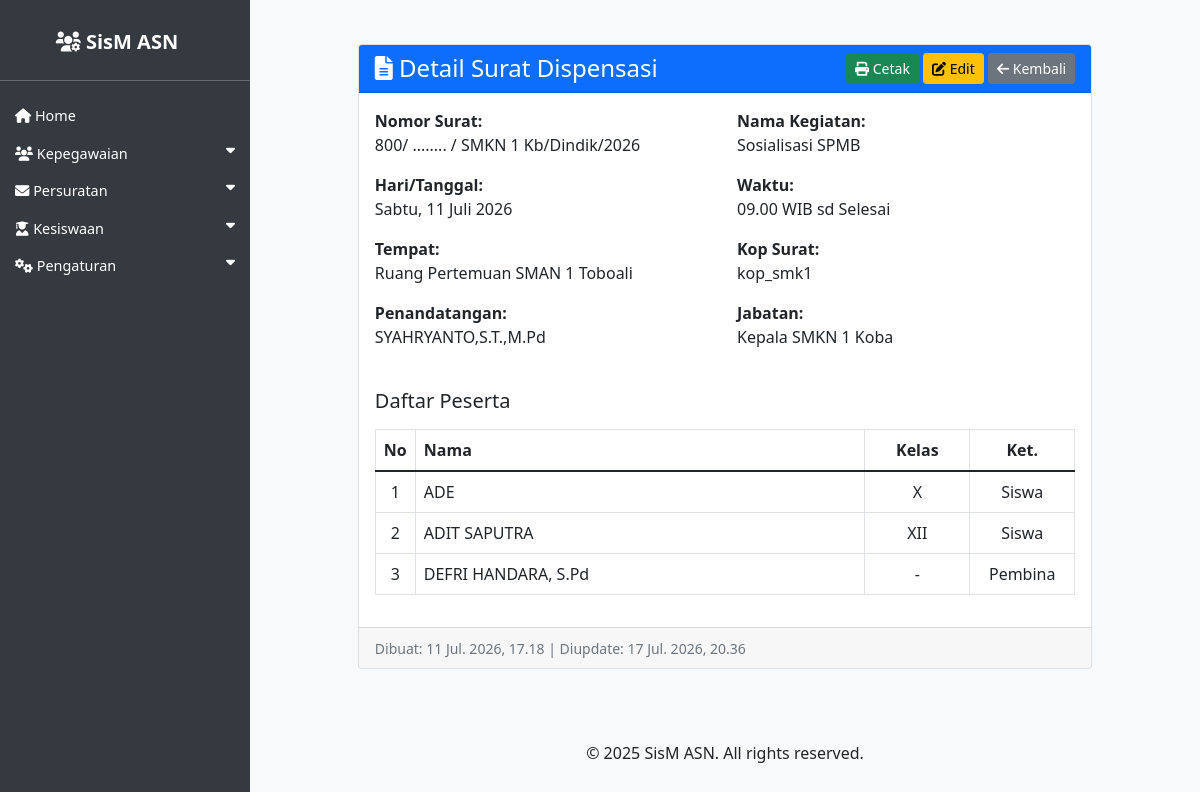
Page /asn/surat_dispensasi/3/ on the committed database.
### asn_app/models.py (models this page shows, shortened)
class SuratDispensasi(models.Model):
    nomor_surat = models.CharField(max_length=100, verbose_name='Nomor Surat')
    nama_kegiatan = models.CharField(max_length=200, verbose_name='Nama Kegiatan')
    tanggal_awal = models.DateField(verbose_name='Tanggal Awal')
    tanggal_akhir = models.DateField(verbose_name='Tanggal Akhir', null=True, blank=True)
    waktu = models.CharField(max_length=100, verbose_name='Waktu', help_text='cth: 10.00 Wita - Selesai')
    tempat = models.CharField(max_length=200, verbose_name='Tempat')
    tempat_ditetapkan = models.CharField(max_length=100, blank=True, null=True, verbose_name='Tempat Ditetapkan')
    tanggal_ditetapkan = models.DateField(blank=True, null=True, verbose_name='Tanggal Ditetapkan')
    penandatangan = models.ForeignKey(ASN, on_delete=models.SET_NULL, null=True, blank=True, related_name='surat_dispensasi_penandatangan', verbose_name='Kepala Sekolah (Penandatangan)')
    kop_surat = models.ForeignKey(KopSurat, on_delete=models.SET_NULL, null=True, blank=True, verbose_name='Kop Surat')
    created_at = models.DateTimeField(auto_now_add=True)
    updated_at = models.DateTimeField(auto_now=True)
    class Meta:
        verbose_name_plural = "Surat Dispensasi"
        ordering = ['-created_at']
    def hari_tanggal_display(self):
        from .templatetags.indonesian_date_tags import INDONESIAN_MONTHS_FULL, INDONESIAN_DAYS_FULL
        if not self.tanggal_awal:
            return '-'
        awal = self.tanggal_awal
        hari_awal = INDONESIAN_DAYS_FULL[awal.weekday()]
        bulan_awal = INDONESIAN_MONTHS_FULL[awal.month]
        tgl_awal = f"{hari_awal}, {awal.day} {bulan_awal} {awal.year}"
        return tgl_awal

class KopSurat(models.Model):
    nama = models.CharField(max_length=100, verbose_name='Nama Kop Surat')
    gambar = models.ImageField(upload_to='kop_surat/', verbose_name='Gambar Kop Surat')
    deskripsi = models.TextField(blank=True, null=True, verbose_name='Deskripsi')
    created_at = models.DateTimeField(auto_now_add=True)
    updated_at = models.DateTimeField(auto_now=True)

class ASN(models.Model):
    JENIS_KELAMIN_CHOICES = [
        ('L', 'Laki-laki'),
        ('P', 'Perempuan'),
    ]
    AGAMA_CHOICES = [
        ('ISLAM', 'Islam'),
        ('KRISTEN', 'Kristen'),
        ('KATOLIK', 'Katolik'),
        ('HINDU', 'Hindu'),
        ('BUDDHA', 'Buddha'),
        ('KONGHUCU', 'Konghucu'),
    ]
    nip = models.CharField(max_length=18, unique=True, null=True, blank=True)
    nama = models.CharField(max_length=100)
    tempat_lahir = models.CharField(max_length=50)
    tanggal_lahir = models.DateField()
    jenis_kelamin = models.CharField(max_length=1, choices=JENIS_KELAMIN_CHOICES)
    agama = models.CharField(max_length=10, choices=AGAMA_CHOICES)
    alamat = models.TextField()
    email = models.EmailField()
    telepon = models.CharField(max_length=15)
    jabatan = models.CharField(max_length=100)
    pangkat = models.CharField(max_length=50, null=True, blank=True)
    golongan = models.CharField(max_length=5, null=True, blank=True)
    nama_istri_suami = models.CharField(max_length=100, blank=True, null=True, verbose_name='Nama Istri/Suami')
    unit_kerja = models.CharField(max_length=100)
    foto = models.ImageField(upload_to='asn_fotos/', blank=True, null=True)
    pendidikan_terakhir = models.CharField(max_length=255, blank=True, verbose_name='Pendidikan Terakhir')
    tmt_pangkat = models.DateField(null=True, blank=True, verbose_name='TMT Pangkat')
    tmt_cpns = models.DateField(null=True, blank=True, verbose_name='TMT CPNS')
    tmt_jabatan = models.DateField(null=True, blank=True, verbose_name='TMT Jabatan')
    created_at = models.DateTimeField(auto_now_add=True)
    updated_at = models.DateTimeField(auto_now=True)

class PesertaDispensasi(models.Model):
    KET_CHOICES = [
        ('Siswa', 'Siswa'),
        ('Pembina', 'Pembina'),
    ]
    surat = models.ForeignKey(SuratDispensasi, on_delete=models.CASCADE, related_name='peserta_dispensasi')
    siswa = models.ForeignKey(Siswa, on_delete=models.SET_NULL, null=True, blank=True, verbose_name='Siswa')
    guru = models.ForeignKey(ASN, on_delete=models.SET_NULL, null=True, blank=True, verbose_name='Guru/Pembina')
    ket = models.CharField(max_length=20, choices=KET_CHOICES, default='Siswa', verbose_name='Keterangan')
    class Meta:
        ordering = ['id']
    @property
    def nama(self):
        if self.siswa:
            return self.siswa.nama
        elif self.guru:
            return self.guru.nama
        return '-'
    @property
    def kelas(self):
        if self.siswa:
            return self.siswa.kelas or '-'
        return '-'

class Siswa(models.Model):
    STATUS_CHOICES = [
        ('Aktif', 'Aktif'),
        ('Lulus', 'Lulus'),
        ('Keluar', 'Keluar'),
        ('DO', 'DO'),
    ]
    nama = models.CharField(max_length=100, null=True, blank=True)
    nis = models.CharField(max_length=20, null=True, blank=True)
    kelas = models.CharField(max_length=20)
    jurusan = models.CharField(max_length=50, null=True, blank=True)
    alamat = models.TextField(null=True, blank=True)
    no_hp = models.CharField(max_length=15, blank=True, null=True)
    nama_orang_tua = models.CharField(max_length=100, blank=True, null=True, verbose_name='Nama Orang Tua')
    foto = models.ImageField(upload_to='siswa_fotos/', blank=True, null=True)
    status = models.CharField(max_length=20, choices=STATUS_CHOICES, default='Aktif')

### asn_app/views.py (the view)
# urls.py: path('surat_dispensasi/<int:pk>/', views.surat_dispensasi_detail, name='surat_dispensasi_detail'),
def surat_dispensasi_detail(request, pk):
    surat = get_object_or_404(SuratDispensasi, pk=pk)
    return render(request, 'asn_app/surat_dispensasi_detail.html', {'surat': surat})

### asn_app/templates/asn_app/surat_dispensasi_detail.html (shortened to what this page needs)
{% extends 'asn_app/base.html' %}
{% load i18n %}
{% block content %}
<div class="container mt-4">
    <div class="row">
        <div class="col-lg-10 mx-auto">
            <div class="card">
                <div class="card-header bg-primary text-white">
                    <div class="d-flex justify-content-between align-items-center">
                        <h4 class="card-title mb-0">
                            <i class="fas fa-file-alt"></i> Detail Surat Dispensasi
                        </h4>
                        <div>
                            <a href="{% url 'surat_dispensasi_export_pdf' surat.pk %}" class="btn btn-success btn-sm" target="_blank">
                                <i class="fas fa-print"></i> Cetak
                            </a>
                            <a href="{% url 'surat_dispensasi_update' surat.pk %}" class="btn btn-warning btn-sm">
                                <i class="fas fa-edit"></i> Edit
                            </a>
                            <a href="{% url 'surat_dispensasi_list' %}" class="btn btn-secondary btn-sm">
                                <i class="fas fa-arrow-left"></i> Kembali
                            </a>
                        </div>
                    </div>
                </div>
                <div class="card-body">
                    <div class="row">
                        <div class="col-sm-6 mb-3">
                            <strong>Nomor Surat:</strong><br>
                            {{ surat.nomor_surat }}
                        </div>
                        <div class="col-sm-6 mb-3">
                            <strong>Nama Kegiatan:</strong><br>
                            {{ surat.nama_kegiatan }}
                        </div>
                        <div class="col-sm-6 mb-3">
                            <strong>Hari/Tanggal:</strong><br>
                            {{ surat.hari_tanggal_display }}
                        </div>
                        <div class="col-sm-6 mb-3">
                            <strong>Waktu:</strong><br>
                            {{ surat.waktu }}
                        </div>
                        <div class="col-sm-6 mb-3">
                            <strong>Tempat:</strong><br>
                            {{ surat.tempat }}
                        </div>
                        <div class="col-sm-6 mb-3">
                            <strong>Kop Surat:</strong><br>
                            {% if surat.kop_surat %}{{ surat.kop_surat.nama }}{% else %}-{% endif %}
                        </div>
                        <div class="col-sm-6 mb-3">
                            <strong>Penandatangan:</strong><br>
                            {% if surat.penandatangan %}{{ surat.penandatangan.nama }}{% else %}-{% endif %}
                        </div>
                        <div class="col-sm-6 mb-3">
                            <strong>Jabatan:</strong><br>
                            {% if surat.penandatangan %}{{ surat.penandatangan.jabatan }}{% else %}-{% endif %}
                        </div>
                    </div>
                    <h5 class="mt-4 mb-3">Daftar Peserta</h5>
                    {% if surat.peserta_dispensasi.all %}
                    <div class="table-responsive">
                        <table class="table table-bordered">
                            <thead>
                                <tr>
                                    <th class="text-center" style="width: 5%;">No</th>
                                    <th>Nama</th>
                                    <th class="text-center" style="width: 15%;">Kelas</th>
                                    <th class="text-center" style="width: 15%;">Ket.</th>
                                </tr>
                            </thead>
                            <tbody>
                                {% for peserta in surat.peserta_dispensasi.all %}
                                <tr>
                                    <td class="text-center">{{ forloop.counter }}</td>
                                    <td>{% if peserta.ket == 'Siswa' %}{{ peserta.nama|upper }}{% else %}{{ peserta.nama }}{% endif %}</td>
                                    <td class="text-center">{{ peserta.kelas }}</td>
                                    <td class="text-center">{{ peserta.ket }}</td>
                                </tr>
                                {% endfor %}
                            </tbody>
                        </table>
                    </div>
                    {% else %}
                        <p class="text-muted">Belum ada peserta.</p>
                    {% endif %}
                </div>
                <div class="card-footer text-muted">
                    <small>
                        Dibuat: {{ surat.created_at }} |
                        Diupdate: {{ surat.updated_at }}
                    </small>
                </div>
            </div>
        </div>
    </div>
</div>
{% endblock %}

### asn_app/templates/asn_app/base.html (style rules this page uses)
body { display: flex; min-height: 100vh; flex-direction: column; background-color: #f8f9fa; }

### rows in the picture
SuratDispensasi: nomor_surat "800/ ........ / SMKN 1 Kb/Dindik/2026", nama_kegiatan "Sosialisasi SPMB", hari_tanggal_display "Sabtu, 11 Juli 2026", waktu "09.00 WIB sd Selesai", tempat "Ruang Pertemuan SMAN 1 Toboali", kop_surat.nama "kop_smk1", penandatangan.nama "SYAHRYANTO,S.T.,M.Pd", penandatangan.jabatan "Kepala SMKN 1 Koba", created_at "11 Jul. 2026, 17.18", updated_at "17 Jul. 2026, 20.36"
PesertaDispensasi: nama "ADE", kelas "X", ket "Siswa"
PesertaDispensasi: nama "ADIT SAPUTRA", kelas "XII", ket "Siswa"
PesertaDispensasi: nama "DEFRI HANDARA, S.Pd", kelas "-", ket "Pembina"
